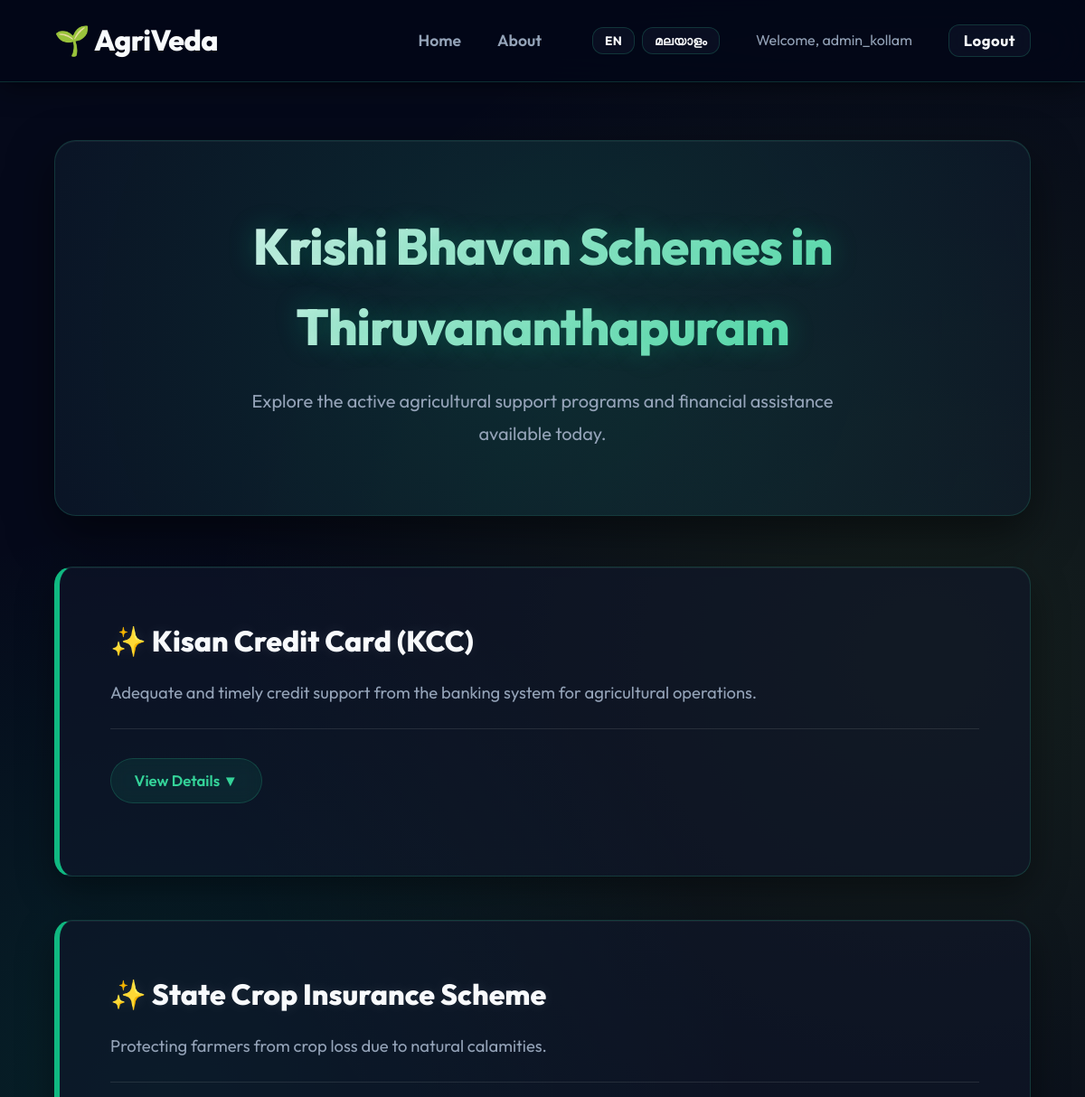
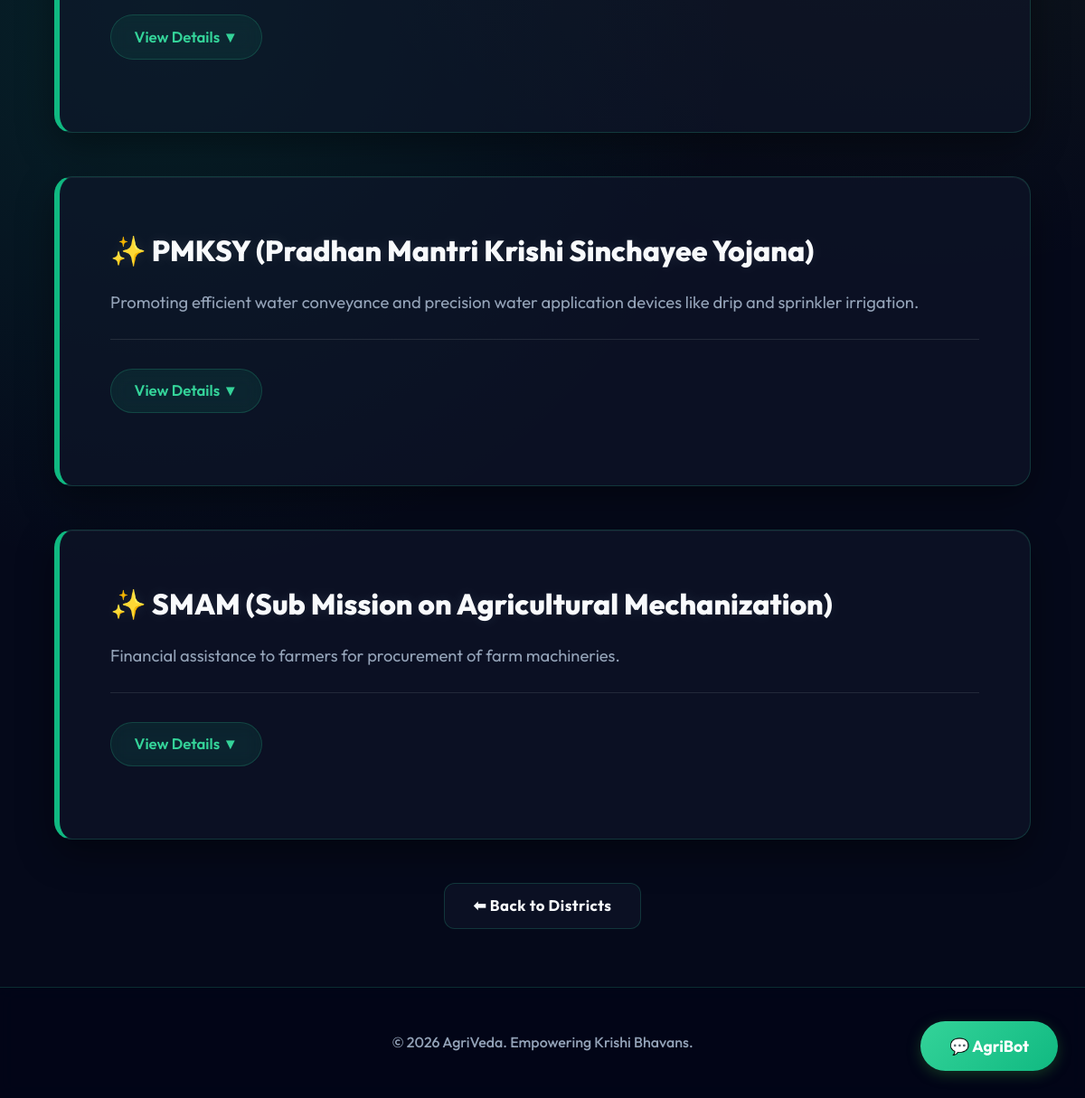
/district/Thiruvananthapuram/ (signed in), run on the app's committed database (2 pictures, top to bottom).
### myapp/models.py (models this page shows, shortened)
class Scheme(models.Model):
    district = models.CharField(
        max_length=50,
        choices=KERALA_DISTRICTS_CHOICES,
        default='Thiruvananthapuram',
        help_text="The district this scheme belongs to."
    )
    title = models.CharField(max_length=255)
    description = models.TextField()
    eligibility = models.TextField()
    benefits = models.TextField()
    documents = models.TextField(help_text="Enter required documents separated by commas (e.g. Aadhaar Card, Bank Passbook)")
    procedures = models.TextField()
    created_at = models.DateTimeField(auto_now_add=True)
    updated_at = models.DateTimeField(auto_now=True)
    @property
    def documents_list(self):
        return [doc.strip() for doc in self.documents.split(',') if doc.strip()]

### myapp/views.py (the view)
# urls.py: path('district/<str:district_name>/', views.district_schemes, name='district_schemes'),
@login_required
def district_schemes(request: HttpRequest, district_name: str) -> HttpResponse:
    schemes = Scheme.objects.filter(district=district_name).order_by('-created_at')
    context = {
        'district_name': district_name,
        'schemes': schemes
    }
    return render(request, 'myapp/district_schemes.html', context)

### myapp/templates/myapp/district_schemes.html (shortened to what this page needs)
{% extends 'myapp/base.html' %}
{% block content %}
<div class="schemes-header">
    <h1>Krishi Bhavan Schemes in {{ district_name }}</h1>
    <p>Explore the active agricultural support programs and financial assistance available today.</p>
</div>
<div class="schemes-list">
    {% for scheme in schemes %}
    <div class="scheme-card">
        <h3>✨ {{ scheme.title }}</h3>
        <p class="description">{{ scheme.description }}</p>
        <button class="toggle-btn" onclick="toggleDetails(this)">View Details ▼</button>
    </div>
    {% empty %}
    <p>No schemes currently active for this district.</p>
    {% endfor %}
</div>
<div style="margin-top: 3rem; text-align: center;">
    <a href="{% url 'home' %}" class="btn btn-outline">⬅ Back to Districts</a>
</div>
{% endblock %}

### myapp/templates/myapp/base.html (shortened to what this page needs)
<!DOCTYPE html>
<html lang="en">
<head>
</head>
<body>
    <nav class="navbar">
        <a href="{% url 'home' %}" class="navbar-brand">
            🌱 AgriVeda
        </a>
        <div class="nav-links">
            <a href="{% url 'home' %}">Home</a>
            <a href="{% url 'about' %}">About</a>
            <div class="notranslate" translate="no" style="margin-left: 1rem; display: flex; gap: 0.5rem; align-items: center;">
                <button class="btn btn-outline" style="padding: 0.3rem 0.8rem; font-size: 0.85rem;" onclick="doGTranslate('en|en'); return false;">EN</button>
                <button class="btn btn-outline" style="padding: 0.3rem 0.8rem; font-size: 0.85rem;" onclick="doGTranslate('en|ml'); return false;">മലയാളം</button>
            </div>
            {% if user.is_authenticated %}
                <span style="color: var(--text-muted)">Welcome, {{ user.username }}</span>
                <form action="{% url 'logout' %}" method="post" style="display:inline;">
                    <button type="submit" class="btn btn-outline" style="padding: 0.4rem 1rem">Logout</button>
                </form>
            {% else %}
                <a href="{% url 'login' %}" class="btn btn-outline">Login</a>
                <a href="{% url 'register' %}" class="btn btn-primary">Register</a>
            {% endif %}
        </div>
    </nav>
    <main>
        {% block content %}
        {% endblock %}
    </main>
    <footer>
        <p>&copy; 2026 AgriVeda. Empowering Krishi Bhavans.</p>
    </footer>
    <button class="chat-btn" onclick="toggleChatbot()">💬 AgriBot</button>
</body>
</html>

### myapp/templates/myapp/base.html (style rules this page uses)
:root { --primary-color: #10b981; --primary-light: #34d399; --primary-dark: #059669; --accent-color: #a3e635; --bg-dark: #020617; --bg-grad-1: #0f172a; --bg-grad-2: #022c22; --surface-color: rgba(15, 23, 42, 0.6); --border-glass: rgba(52, 211, 153, 0.2); --border-glass-hover: rgba(52, 211, 153, 0.5); --text-main: #f8fafc; --text-muted: #94a3b8; --danger-color: #ef4444; --transition: all 0.4s cubic-bezier(0.25, 1, 0.5, 1); }
* { box-sizing: border-box; margin: 0; padding: 0; font-family: 'Outfit', sans-serif; scroll-behavior: smooth; }
body { background-color: var(--bg-dark); background-image: radial-gradient(circle at 15% 50%, rgba(16, 185, 129, 0.15), transparent 40%), radial-gradient(circle at 85% 30%, rgba(163, 230, 53, 0.1), transparent 40%); color: var(--text-main); line-height: 1.6; min-height: 100vh; display: flex; flex-direction: column; overflow-x: hidden; }
body::before { content: ''; position: fixed; top: 0; left: 0; width: 100%; height: 100%; opacity: 0.3; pointer-events: none; z-index: -1; }
.navbar { background: rgba(2, 6, 23, 0.7); backdrop-filter: blur(20px); -webkit-backdrop-filter: blur(20px); padding: 1.2rem 5%; box-shadow: 0 4px 30px rgba(0, 0, 0, 0.5); border-bottom: 1px solid var(--border-glass); position: sticky; top: 0; z-index: 1000; display: flex; justify-content: space-between; align-items: center; transition: var(--transition); }
.navbar-brand { font-size: 2rem; font-weight: 800; color: var(--text-main); text-decoration: none; display: flex; align-items: center; gap: 12px; letter-spacing: -0.5px; transition: var(--transition); }
.nav-links { display: flex; gap: 2.5rem; align-items: center; }
.nav-links a { text-decoration: none; color: var(--text-muted); font-weight: 600; font-size: 1.1rem; position: relative; transition: var(--transition); padding: 0.5rem 0; }
.nav-links a::after { content: ''; position: absolute; left: 50%; bottom: 0; width: 0; height: 2px; background: var(--primary-light); transition: var(--transition); border-radius: 2px; transform: translateX(-50%); box-shadow: 0 0 10px var(--primary-light); }
.btn { padding: 0.7rem 2rem; border-radius: 12px; font-weight: 700; text-decoration: none; transition: var(--transition); border: none; cursor: pointer; display: inline-flex; align-items: center; justify-content: center; gap: 0.5rem; position: relative; overflow: hidden; z-index: 1; letter-spacing: 0.5px; font-size: 1.05rem; }
.btn-outline { border: 1px solid var(--border-glass); color: var(--text-main) !important; background: var(--surface-color); backdrop-filter: blur(10px); }
.nav-links .btn::after { display: none; }
main { flex: 1; padding: 4rem 5%; max-width: 1200px; margin: 0 auto; width: 100%; animation: slideUpFade 0.8s cubic-bezier(0.16, 1, 0.3, 1) forwards; }
footer { background: rgba(2, 6, 23, 0.8); backdrop-filter: blur(10px); text-align: center; padding: 3rem; margin-top: auto; border-top: 1px solid var(--border-glass); color: var(--text-muted); font-weight: 500; }
.chat-btn { position: fixed; bottom: 30px; right: 30px; background: linear-gradient(135deg, var(--primary-light), var(--primary-color)); color: white; border: none; border-radius: 50px; padding: 1rem 2rem; font-size: 1.1rem; font-weight: bold; box-shadow: 0 4px 15px rgba(46, 125, 50, 0.4); cursor: pointer; z-index: 1001; transition: var(--transition); }
body { top: 0px !important; position: static !important; }

### data on the page
Scheme: title "Kisan Credit Card (KCC)", description "Adequate and timely credit support from the banking system for agricultural operations."
Scheme: title "State Crop Insurance Scheme", description "Protecting farmers from crop loss due to natural calamities."
Scheme: title "PMKSY (Pradhan Mantri Krishi Sinchayee Yojana)", description "Promoting efficient water conveyance and precision water application devices like drip and sprinkler irrigation."
Scheme: title "SMAM (Sub Mission on Agricultural Mechanization)", description "Financial assistance to farmers for procurement of farm machineries."

### other printed values
{{ user.username }} "admin_kollam"
{{ district_name }} "Thiruvananthapuram"
